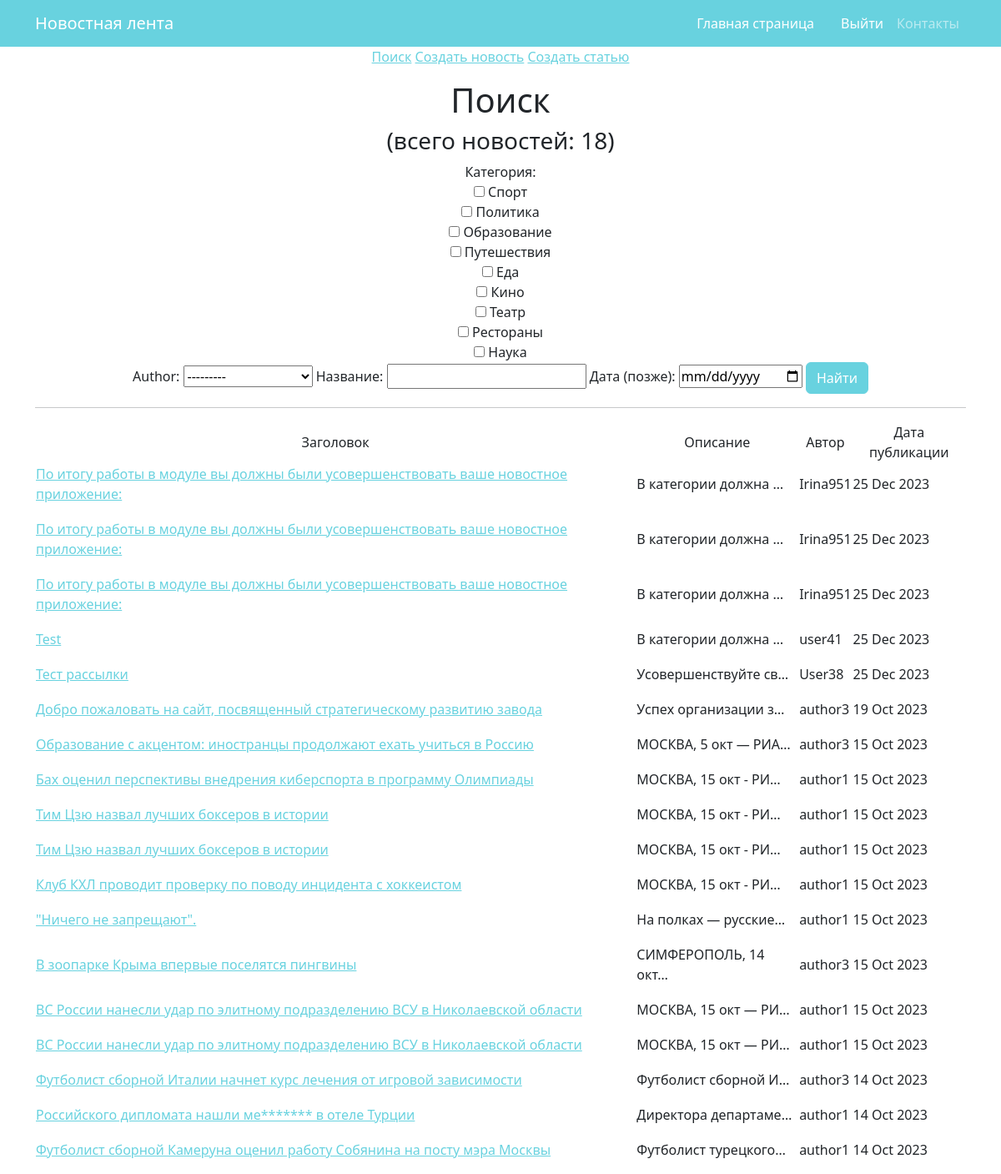
Page /news/search/ on the earlier database version.
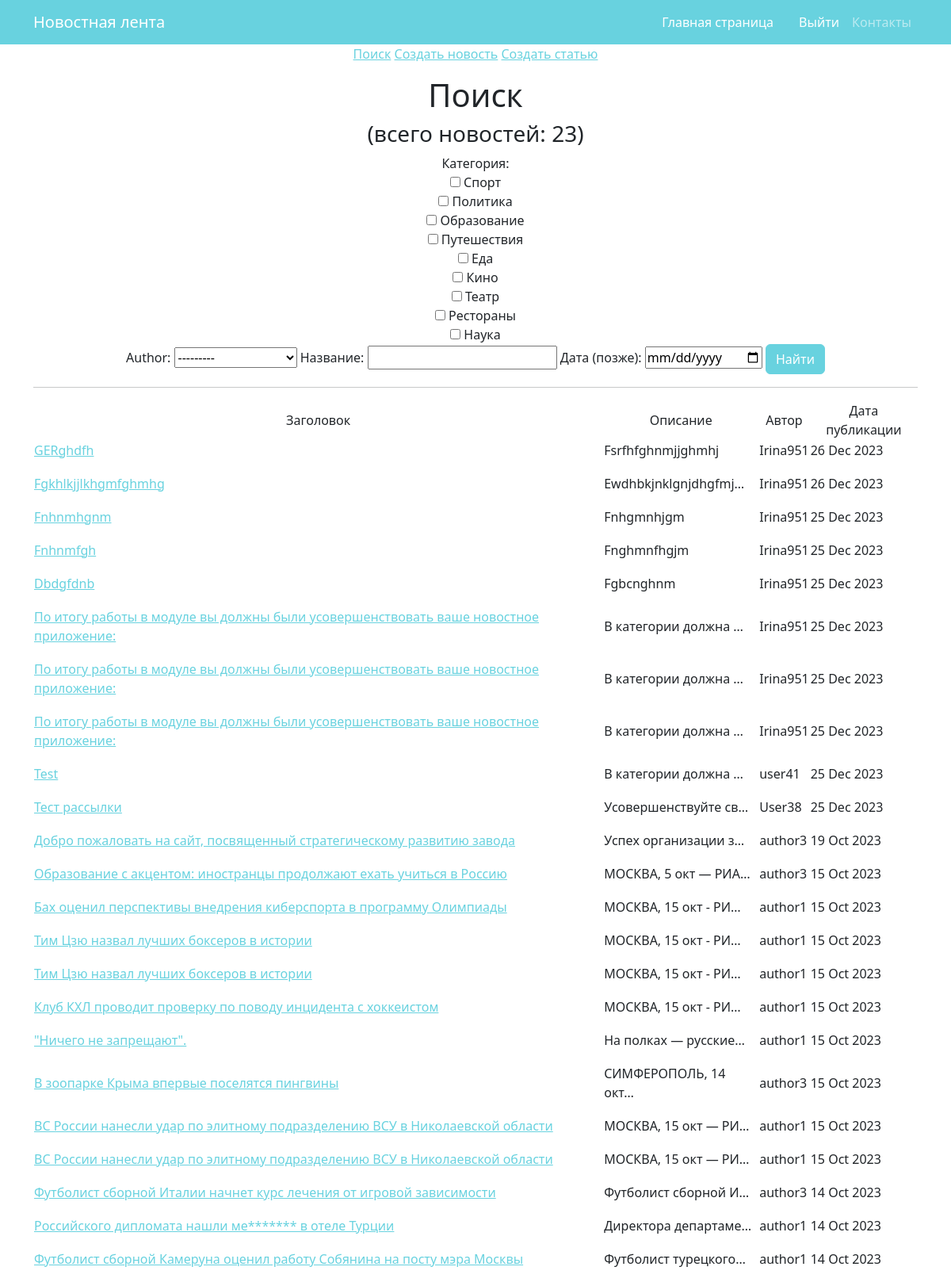
Same page on the later database version.
### news/models.py (models this page shows, shortened)
class Post(models.Model):
    author = models.ForeignKey(Author, on_delete=models.CASCADE, verbose_name=pgettext_lazy('Author', 'Author'))
    type = models.CharField(max_length=7, choices=TYPE, default='NWS')
    time_in = models.DateTimeField(auto_now_add=True)
    category = models.ManyToManyField(Category, through='PostCategory')
    title = models.CharField(max_length=100)
    text = models.TextField()
    rating = models.IntegerField(default=0)

class Author(models.Model):
    name = models.CharField(max_length=255)
    users = models.OneToOneField(User, on_delete=models.CASCADE)
    user_rating = models.IntegerField(default=0)
    def __str__(self):
        return self.name

### news/views.py (the view)
# urls.py: path('search/', PostSearch.as_view(), name='search'),
class PostSearch(ListView):
    model = Post
    template_name = 'search.html'
    context_object_name = 'posts'
    ordering = ['-time_in']
    def get_context_data(self, **kwargs):
        context = super().get_context_data(**kwargs)
        context['filter'] = PostFilter(self.request.GET, queryset=self.get_queryset())
        return context

### news/models.py (called while the page is built)
    def __str__(self):
        return self.name.title()

### news/templatetags/custom_filters.py (called while the page is built)
@register.filter()
def censor(value):
    for word in censored_word:
        if word.lower() in value.lower():
            value = value.replace(word[2:], '*' * len(word))
    return value

### templates/search.html (shortened to what this page needs)
{% extends 'flatpages/default.html' %}
{% load custom_filters %}
{% load custom_tags %}
{% block content %}
<a href="/news/search/">Поиск</a>
<a href="/news/create/">Создать новость</a>
<a href="/news/create/">Создать статью</a>
<p>
<h1>Поиск</h1>
<h3>(всего новостей: {{ posts|length }})</h3>
<form method='GET'>
    {{ filter.form }}
    <input class="btn btn-primary" type='submit' value='Найти'>
</form>
   <hr>
       <table>
           <tr>
               <td>Заголовок</td>
               <td>Описание</td>
               <td>Автор</td>
               <td>Дата публикации</td>
           </tr>
           {% for post in filter.qs %}
           <tr>
               <td>
                <p align="left"><a href="/news/{{ post.id  }}">{{ post.title|censor }} </a>
            </td>
               <td><p align="left">{{ post.text|truncatechars:20 }}</td>
               <td><p align="left">{{ post.author }}</td>
               <td><p align="left">{{ post.time_in|date:'d M Y' }}</td>
           </tr>
           {% endfor %}
</table>
{% endblock content %}

Differences in the rows shown:
added Post: title|censor "GERghdfh", text "Fsrfhfghnmjjghmhj", author "Irina951", time_in "26 Dec 2023"
added Post: title|censor "Fgkhlkjjlkhgmfghmhg", text "Ewdhbkjnklgnjdhgfmj…", author "Irina951", time_in "26 Dec 2023"
added Post: title|censor "Fnhnmhgnm", text "Fnhgmnhjgm", author "Irina951", time_in "25 Dec 2023"
added Post: title|censor "Fnhnmfgh", text "Fnghmnfhgjm", author "Irina951", time_in "25 Dec 2023"
added Post: title|censor "Dbdgfdnb", text "Fgbcnghnm", author "Irina951", time_in "25 Dec 2023"
Other differences:
{{ posts|length }}: "18" → "23"
